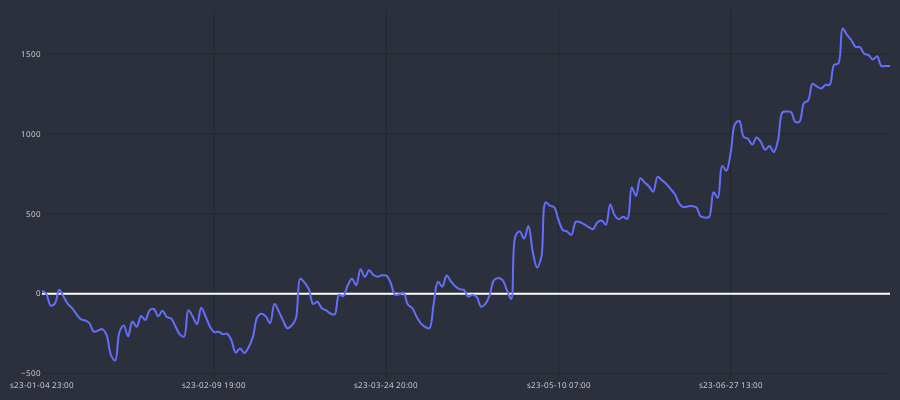

This figure's notebook cell:
### Code cell
#lets look at the comulative gain by plotting it
cp = CandlePlot(df_gains, candles=False)
cp.show_plot(line_traces= ["GAIN_C"])

### Figure 1 — Plotly figure (JSON) as saved in the notebook; plotly's stock layout.template omitted (floating-point values rounded to 4 significant figures; data arrays with more than 128 entries replaced by an {"elided": "..."} marker saying what was removed)
{"data": [{"line": {"shape": "spline", "width": 2}, "name": "GAIN_C", "type": "scatter", "x": {"elided": "198 str values"}, "y": {"elided": "198 float values"}}], "layout": {"font": {"color": "#e1e1e1", "size": 8}, "height": 400, "margin": {"b": 10, "l": 10, "r": 10, "t": 10}, "paper_bgcolor": "#2c303c", "plot_bgcolor": "#2c303c", "width": 900, "xaxis": {"autorange": true, "gridcolor": "#1f292f", "nticks": 5, "range": [0, 197], "rangeslider": {"visible": false, "yaxis": {}}, "type": "category"}, "yaxis": {"autorange": true, "gridcolor": "#1f292f", "range": [-534.8, 1777.0], "type": "linear"}}}
